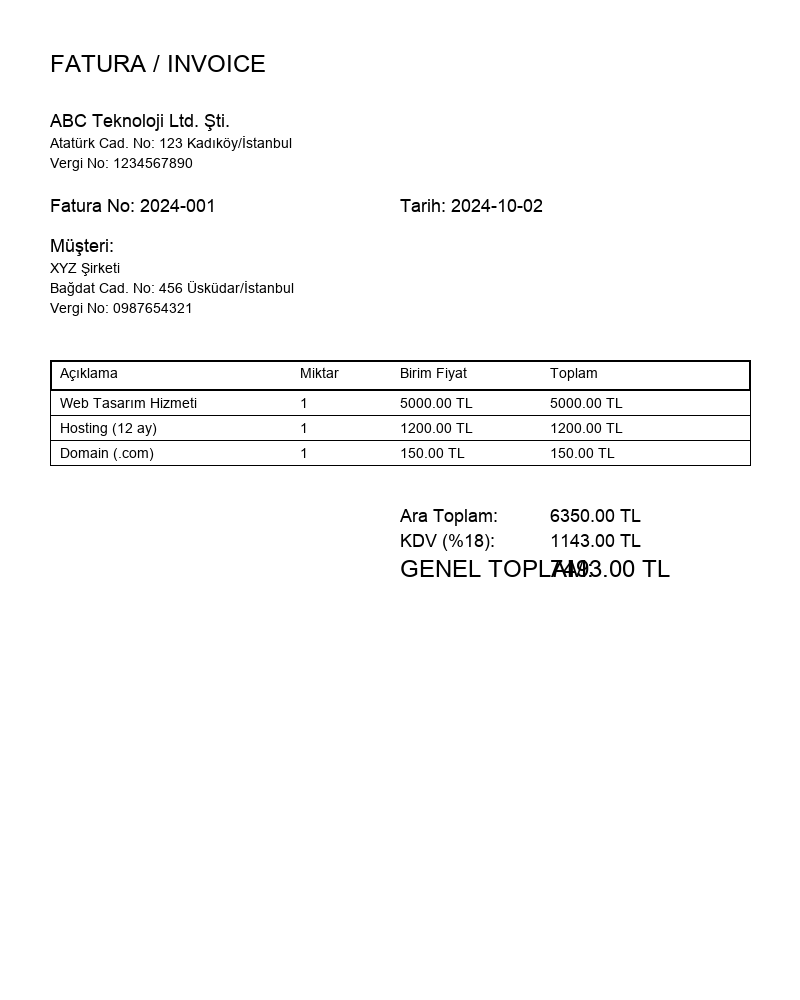

Source code (Python):
#!/usr/bin/env python3
"""
Test script to create a sample invoice image and test the API.
"""

from PIL import Image, ImageDraw, ImageFont
import requests
import json

def create_test_invoice():
    """Create a simple test invoice image."""
    # Create a white image
    width, height = 800, 1000
    image = Image.new('RGB', (width, height), 'white')
    draw = ImageDraw.Draw(image)
    
    # Try to use a default font
    try:
        font_large = ImageFont.truetype("/System/Library/Fonts/Arial.ttf", 24)
        font_medium = ImageFont.truetype("/System/Library/Fonts/Arial.ttf", 18)
        font_small = ImageFont.truetype("/System/Library/Fonts/Arial.ttf", 14)
    except:
        font_large = ImageFont.load_default()
        font_medium = ImageFont.load_default()
        font_small = ImageFont.load_default()
    
    # Draw invoice content
    y = 50
    
    # Header
    draw.text((50, y), "FATURA / INVOICE", fill='black', font=font_large)
    y += 60
    
    # Company info
    draw.text((50, y), "ABC Teknoloji Ltd. Şti.", fill='black', font=font_medium)
    y += 25
    draw.text((50, y), "Atatürk Cad. No: 123 Kadıköy/İstanbul", fill='black', font=font_small)
    y += 20
    draw.text((50, y), "Vergi No: 1234567890", fill='black', font=font_small)
    y += 40
    
    # Invoice details
    draw.text((50, y), "Fatura No: 2024-001", fill='black', font=font_medium)
    draw.text((400, y), "Tarih: 2024-10-02", fill='black', font=font_medium)
    y += 40
    
    # Customer info
    draw.text((50, y), "Müşteri:", fill='black', font=font_medium)
    y += 25
    draw.text((50, y), "XYZ Şirketi", fill='black', font=font_small)
    y += 20
    draw.text((50, y), "Bağdat Cad. No: 456 Üsküdar/İstanbul", fill='black', font=font_small)
    y += 20
    draw.text((50, y), "Vergi No: 0987654321", fill='black', font=font_small)
    y += 60
    
    # Table header
    draw.rectangle([50, y, 750, y+30], outline='black', width=2)
    draw.text((60, y+5), "Açıklama", fill='black', font=font_small)
    draw.text((300, y+5), "Miktar", fill='black', font=font_small)
    draw.text((400, y+5), "Birim Fiyat", fill='black', font=font_small)
    draw.text((550, y+5), "Toplam", fill='black', font=font_small)
    y += 30
    
    # Line items
    items = [
        ("Web Tasarım Hizmeti", "1", "5000.00", "5000.00"),
        ("Hosting (12 ay)", "1", "1200.00", "1200.00"),
        ("Domain (.com)", "1", "150.00", "150.00")
    ]
    
    for item in items:
        draw.rectangle([50, y, 750, y+25], outline='black', width=1)
        draw.text((60, y+5), item[0], fill='black', font=font_small)
        draw.text((300, y+5), item[1], fill='black', font=font_small)
        draw.text((400, y+5), item[2] + " TL", fill='black', font=font_small)
        draw.text((550, y+5), item[3] + " TL", fill='black', font=font_small)
        y += 25
    
    y += 40
    
    # Totals
    draw.text((400, y), "Ara Toplam:", fill='black', font=font_medium)
    draw.text((550, y), "6350.00 TL", fill='black', font=font_medium)
    y += 25
    
    draw.text((400, y), "KDV (%18):", fill='black', font=font_medium)
    draw.text((550, y), "1143.00 TL", fill='black', font=font_medium)
    y += 25
    
    draw.text((400, y), "GENEL TOPLAM:", fill='black', font=font_large)
    draw.text((550, y), "7493.00 TL", fill='black', font=font_large)
    
    # Save the image
    image.save('test_invoice.png')
    print("Test invoice image created: test_invoice.png")
    return 'test_invoice.png'

def test_api(image_path):
    """Test the invoice analysis API."""
    url = "http://localhost:8001/analyze-invoice?use_fallback=true"  # Test fallback
    
    with open(image_path, 'rb') as f:
        files = {'file': ('test_invoice.png', f, 'image/png')}
        
        print("Sending request to API...")
        response = requests.post(url, files=files)
        
        print(f"Status Code: {response.status_code}")
        
        if response.status_code == 200:
            result = response.json()
            print("API Response:")
            print(json.dumps(result, indent=2, ensure_ascii=False))
        else:
            print("Error Response:")
            print(response.text)

if __name__ == "__main__":
    # Create test invoice
    image_path = create_test_invoice()
    
    # Test the API
    test_api(image_path)
